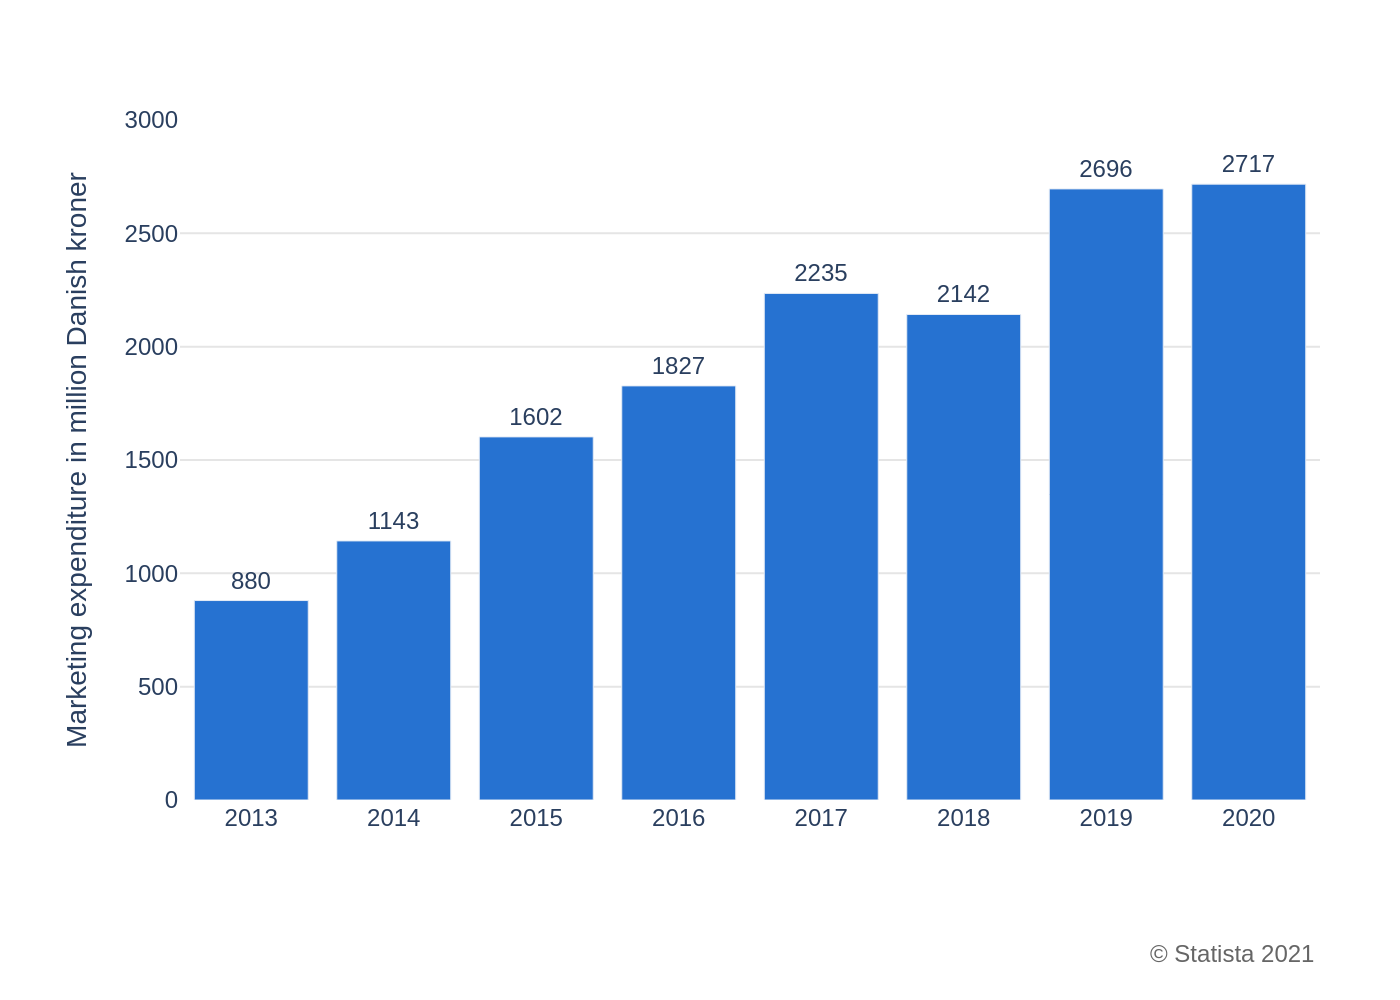

Reproduce this figure in Python.
import sys
import json
import plotly.graph_objects as go
import os

def create_chart(json_path):
    """
    Creates a chart from a JSON file and saves it as a PNG image.
    """
    if not os.path.exists(json_path):
        print(f"Error: JSON file not found at '{json_path}'")
        sys.exit(1)

    with open(json_path, 'r', encoding='utf-8') as f:
        chart_config = json.load(f)

    data = chart_config['chart_data']
    texts = chart_config['texts']
    colors = chart_config['colors']

    categories = [item['category'] for item in data]
    values = [item['value'] for item in data]

    fig = go.Figure()

    fig.add_trace(go.Bar(
        x=categories,
        y=values,
        marker_color=colors[0],
        text=values,
        textposition='outside',
        texttemplate='%{text}',
        cliponaxis=False,
        hoverinfo='none'
    ))

    # Construct combined title string if subtitle exists
    title_text = texts.get('title')
    if texts.get('subtitle'):
        title_text = f"<b>{texts['title']}</b><br>{texts['subtitle']}" if texts.get('title') else texts['subtitle']

    fig.update_layout(
        font_family="Arial",
        title_text=title_text,
        title_x=0.05,
        title_font_size=20,
        plot_bgcolor='white',
        paper_bgcolor='white',
        showlegend=False,
        xaxis=dict(
            title_text=texts.get('x_axis_title'),
            showgrid=False,
            zeroline=False,
            tickfont=dict(size=12),
            title_font=dict(size=14)
        ),
        yaxis=dict(
            title_text=texts.get('y_axis_title'),
            showgrid=True,
            gridcolor='#e5e5e5',
            zeroline=False,
            range=[0, 3000],
            dtick=500,
            tickfont=dict(size=12),
            title_font=dict(size=14)
        ),
        margin=dict(l=90, r=40, t=60, b=100),
        annotations=[
            dict(
                showarrow=False,
                text=texts.get('source', ''),
                xref='paper',
                yref='paper',
                x=1.0,
                y=-0.20,
                xanchor='right',
                yanchor='top',
                align='right',
                font=dict(size=12, color='#666666')
            )
        ]
    )
    
    fig.update_traces(textfont_size=12)

    # Generate output filename from JSON path
    base_filename = os.path.splitext(os.path.basename(json_path))[0]
    output_filename = f"{base_filename}.png"
    
    fig.write_image(output_filename, scale=2)
    print(f"Chart saved to {output_filename}")


if __name__ == "__main__":
    if len(sys.argv) != 2:
        print(f"Usage: python {sys.argv[0]} <path_to_json_file>")
        sys.exit(1)
    
    # Wrap the script execution in a function for clarity
    create_chart(sys.argv[1])
